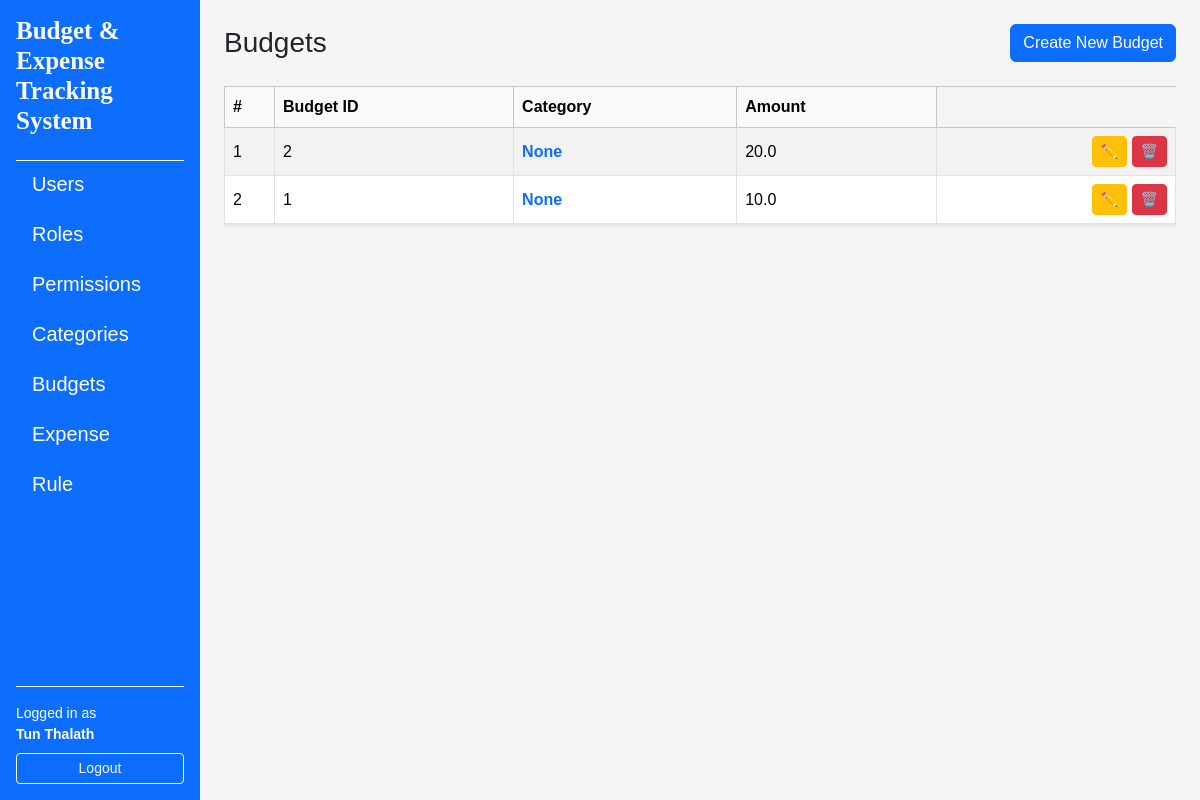
The page /budgets/ (signed in) on the database as committed earlier.
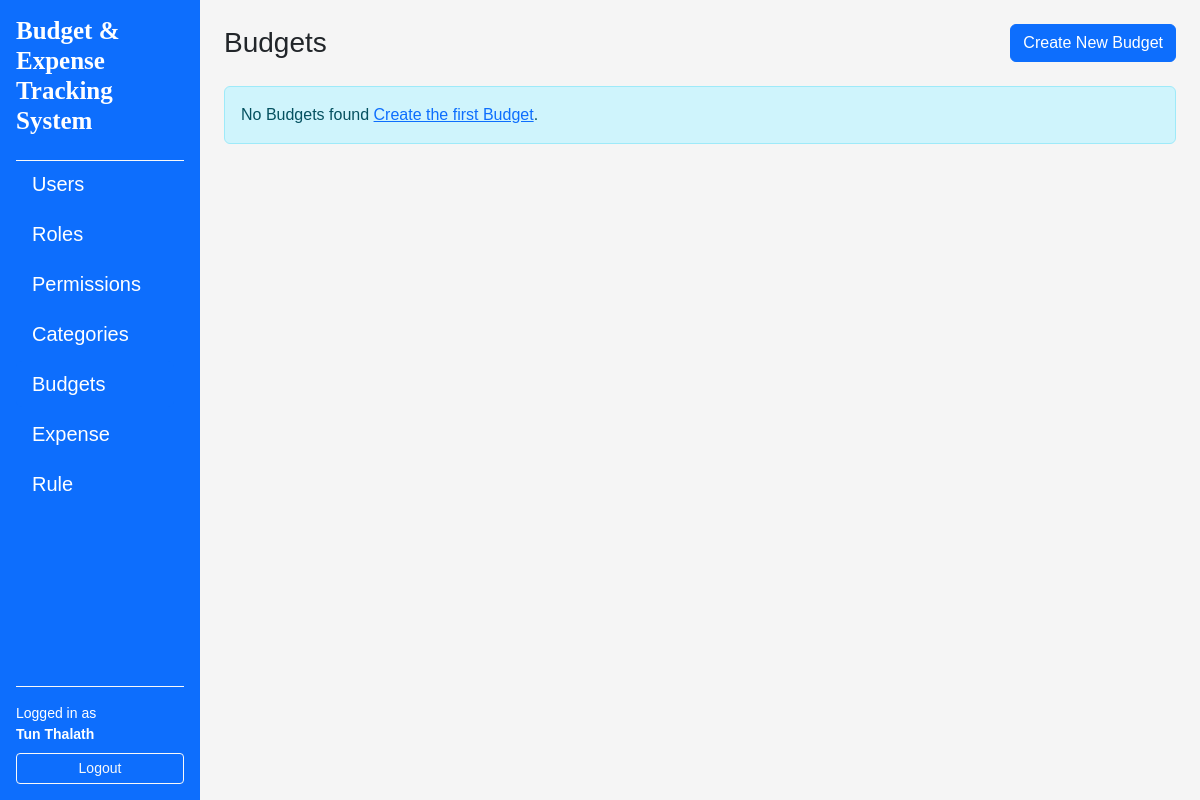
The same page on the database as committed later.
### app/models/expense_budget.py (models this page shows, shortened)
class Budget(db.Model):
    __tablename__ = "budgets"
    id = db.Column(db.Integer, primary_key=True)
    category_id = db.Column(db.Integer, db.ForeignKey("categories.id"))
    amount = db.Column(db.Float, nullable=False)
    categories = db.relationship("Category", secondary=cb, back_populates="budgets")

### app/routes/budget_routes.py (the view)
@budget_bp.route("/")
@login_required
def index():
    budgets = BS.get_all_budget()
    return render_template("budgets/index.html", budgets=budgets)

### app/services/budget_service.py (called while the page is built)
    @staticmethod
    def get_all_budget() -> List[Budget]:
        return Budget.query.order_by(Budget.id.desc()).all()

### app/templates/budgets/index.html (shortened to what this page needs)
{% extends "layouts/base.html" %}
{% block content %}
<div class="d-flex justify-content-between align-items-center mb-4">
    <h1 class="h3 mb-0">Budgets</h1>
    <a href="{{ url_for('budgets.create') }}" class="btn btn-primary">Create New Budget</a>
</div>
{% if budgets %}
<div class="table-responsive">
    <table class="table table-striped table-bordered align-middle shadow-sm">
        <thead class="table-light">
            <tr>
                <th style="width: 50px">#</th>
                <th>Budget ID</th>
                <th>Category</th>
                <th>Amount</th>
            </tr>
        </thead>
        <tbody>
            {% for budget in budgets %}
            <tr>
                <td>{{ loop.index }}</td>
                <td>{{ budget.id }}</td>
                <td>
                    <a
                    href="{{ url_for('budgets.detail', budget_id=budget.id) }}"
                    class="text-decoration-none fw-semibold"
                    >
                    {{ budget.category_id }}
                </a>
            </td>
            <td>{{ budget.amount }}</td>
                <td class="text-end">
                    <a
                        href="{{ url_for('budgets.edit', budget_id = budget.id) }}"
                        class="btn btn-sm btn-warning"
                        title="Edit"
                    >
                    ✏️
                    </a>
                    <a
                        href="{{ url_for('budgets.delete_confirm', budget_id = budget.id) }}"
                        class="btn btn-sm btn-danger"
                        title="Delete"
                    >
                    🗑️
                    </a>
                </td>
            </tr>
            {% endfor %}
        </tbody>
    </table>
</div>
{% else %}
<div class="alert alert-info">
    No Budgets found
    <a href="{{ url_for('budgets.create') }}">Create the first Budget</a>.
</div>
{% endif %}
{% endblock %}

Rows that differ between the two databases and show on the page:
removed Budget: id "2", category_id "None", amount "20.0"
removed Budget: id "1", category_id "None", amount "10.0"
Other text that changed with them:
text no longer shown: "# Budget ID Category Amount"
text now shown: "No Budgets found Create the first Budget ."
